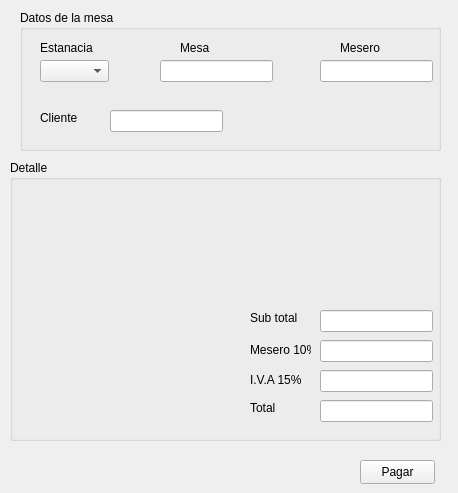
<?xml version="1.0" encoding="UTF-8"?>
<ui version="4.0">
 <class>Form</class>
 <widget class="QWidget" name="Form">
  <property name="geometry">
   <rect>
    <x>0</x>
    <y>0</y>
    <width>458</width>
    <height>493</height>
   </rect>
  </property>
  <property name="windowTitle">
   <string>Facturacion</string>
  </property>
  <widget class="QGroupBox" name="groupBox">
   <property name="geometry">
    <rect>
     <x>20</x>
     <y>10</y>
     <width>421</width>
     <height>141</height>
    </rect>
   </property>
   <property name="title">
    <string>Datos de la mesa</string>
   </property>
   <widget class="QLabel" name="label">
    <property name="geometry">
     <rect>
      <x>20</x>
      <y>30</y>
      <width>61</width>
      <height>16</height>
     </rect>
    </property>
    <property name="text">
     <string>Estanacia</string>
    </property>
   </widget>
   <widget class="QLabel" name="label_2">
    <property name="geometry">
     <rect>
      <x>160</x>
      <y>30</y>
      <width>49</width>
      <height>16</height>
     </rect>
    </property>
    <property name="text">
     <string>Mesa</string>
    </property>
   </widget>
   <widget class="QLabel" name="label_3">
    <property name="geometry">
     <rect>
      <x>320</x>
      <y>30</y>
      <width>49</width>
      <height>16</height>
     </rect>
    </property>
    <property name="text">
     <string>Mesero</string>
    </property>
   </widget>
   <widget class="QComboBox" name="cmbEstancia">
    <property name="geometry">
     <rect>
      <x>20</x>
      <y>50</y>
      <width>69</width>
      <height>22</height>
     </rect>
    </property>
   </widget>
   <widget class="QLineEdit" name="txtMesa">
    <property name="geometry">
     <rect>
      <x>140</x>
      <y>50</y>
      <width>113</width>
      <height>22</height>
     </rect>
    </property>
   </widget>
   <widget class="QLineEdit" name="txtMesero">
    <property name="geometry">
     <rect>
      <x>300</x>
      <y>50</y>
      <width>113</width>
      <height>22</height>
     </rect>
    </property>
   </widget>
   <widget class="QLabel" name="label_4">
    <property name="geometry">
     <rect>
      <x>20</x>
      <y>100</y>
      <width>49</width>
      <height>16</height>
     </rect>
    </property>
    <property name="text">
     <string>Cliente</string>
    </property>
   </widget>
   <widget class="QLineEdit" name="txtCliente">
    <property name="geometry">
     <rect>
      <x>90</x>
      <y>100</y>
      <width>113</width>
      <height>22</height>
     </rect>
    </property>
   </widget>
  </widget>
  <widget class="QGroupBox" name="groupBox_2">
   <property name="geometry">
    <rect>
     <x>10</x>
     <y>160</y>
     <width>431</width>
     <height>281</height>
    </rect>
   </property>
   <property name="title">
    <string>Detalle</string>
   </property>
   <widget class="QLabel" name="label_5">
    <property name="geometry">
     <rect>
      <x>240</x>
      <y>150</y>
      <width>49</width>
      <height>16</height>
     </rect>
    </property>
    <property name="text">
     <string>Sub total</string>
    </property>
   </widget>
   <widget class="QLabel" name="label_6">
    <property name="geometry">
     <rect>
      <x>240</x>
      <y>180</y>
      <width>61</width>
      <height>20</height>
     </rect>
    </property>
    <property name="text">
     <string>Mesero 10%</string>
    </property>
   </widget>
   <widget class="QLabel" name="label_7">
    <property name="geometry">
     <rect>
      <x>240</x>
      <y>210</y>
      <width>51</width>
      <height>20</height>
     </rect>
    </property>
    <property name="text">
     <string>I.V.A 15%</string>
    </property>
   </widget>
   <widget class="QLabel" name="label_8">
    <property name="geometry">
     <rect>
      <x>240</x>
      <y>240</y>
      <width>49</width>
      <height>16</height>
     </rect>
    </property>
    <property name="text">
     <string>Total</string>
    </property>
   </widget>
   <widget class="QLineEdit" name="lineEdit">
    <property name="geometry">
     <rect>
      <x>310</x>
      <y>180</y>
      <width>113</width>
      <height>22</height>
     </rect>
    </property>
   </widget>
   <widget class="QLineEdit" name="lineEdit_2">
    <property name="geometry">
     <rect>
      <x>310</x>
      <y>210</y>
      <width>113</width>
      <height>22</height>
     </rect>
    </property>
   </widget>
   <widget class="QLineEdit" name="lineEdit_3">
    <property name="geometry">
     <rect>
      <x>310</x>
      <y>240</y>
      <width>113</width>
      <height>22</height>
     </rect>
    </property>
   </widget>
   <widget class="QLineEdit" name="lineEdit_4">
    <property name="geometry">
     <rect>
      <x>310</x>
      <y>150</y>
      <width>113</width>
      <height>22</height>
     </rect>
    </property>
   </widget>
  </widget>
  <widget class="QPushButton" name="pushButton">
   <property name="geometry">
    <rect>
     <x>360</x>
     <y>460</y>
     <width>75</width>
     <height>24</height>
    </rect>
   </property>
   <property name="text">
    <string>Pagar</string>
   </property>
  </widget>
 </widget>
 <resources/>
 <connections/>
</ui>
